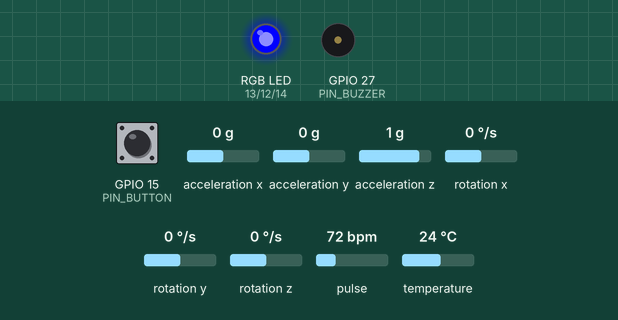
A sketch run on a simulated ESP32. On the bench: an RGB LED mixed from three pins (HIGH = lit), buzzer (waves = sounding, pin HIGH). The inputs (shaded band) are chosen by the test bench; at power-on: GPIO 15 (PIN_BUTTON) HIGH, acceleration x 0 g, acceleration y 0 g, acceleration z 1 g, rotation x 0 °/s, rotation y 0 °/s, rotation z 0 °/s, pulse 72 bpm, temperature 24 °C. WiFi joins after 1.5 s; servers stay silent unless stated; uploads are accepted with an empty reply; random numbers use the default seed unless the sketch sets one; nothing arrives over Bluetooth unless stated; a phone connects over Bluetooth LE 3 s after start; what the sketch prints to the serial monitor is not drawn.

Above: at 3.7 s.
3.8 s: GPIO 15 (PIN_BUTTON) pulled LOW for 3.2 s
At 7.28 s:
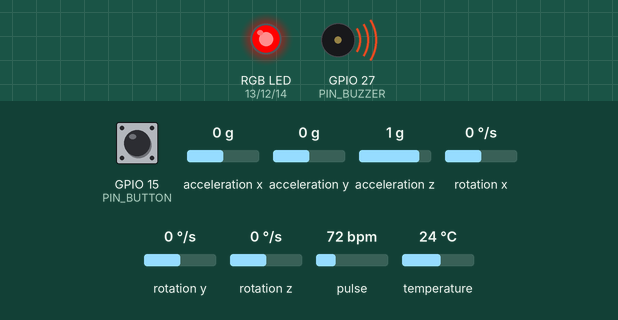
8.9 s: GPIO 15 (PIN_BUTTON) pulled LOW for 0.15 s
At 8.96 s:
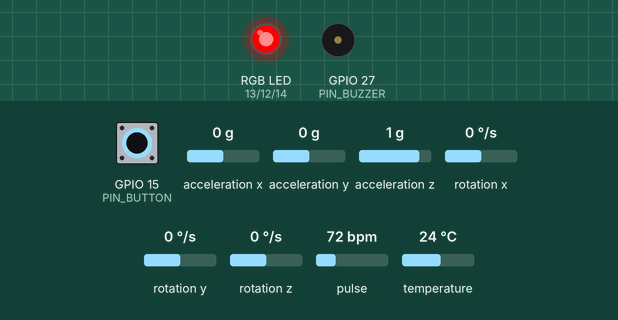
At 10.5 s:
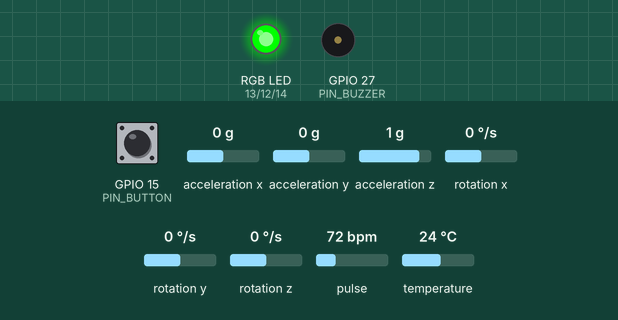
Timing chart, 0 to 12.0 s (numbered marks = the images above; inputs shaded):
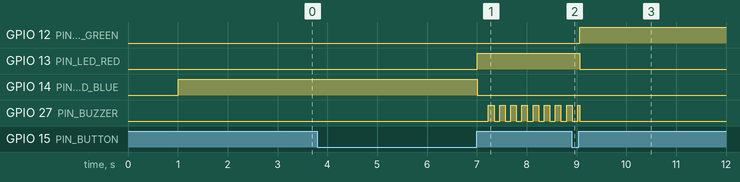

Measured:
- after the input at 3.8 s, GPIO 13 (PIN_LED_RED): LOW → HIGH after 3.2 s; GPIO 14 (PIN_LED_BLUE): HIGH → LOW after 3.2 s; GPIO 27 (PIN_BUZZER): alternates HIGH for 0.11 s and LOW for 0.11 s, starting after 3.4 s
- after the input at 8.9 s, GPIO 12 (PIN_LED_GREEN): LOW → HIGH after 0.17 s; GPIO 13 (PIN_LED_RED): HIGH → LOW after 0.17 s

The sketch:

esp32_safelynk.ino
```cpp
/*
  ==============================================================================
  SAFELYNK — Smart Predictive Women's Safety System
  Team: GARUDA TANDAV CYBER RAKSHA (GTCR TECH NEXUS)
  Corrected ESP32 Firmware — MAX30102 PPG, Baseline Calibration & Buzzer
  ==============================================================================

  Hardware Pinout Configuration:
  - ESP32 Development Board (ESP32-WROOM-32 / DevKit V1)
  - MAX30102 / MAX30105 Heart Rate Sensor (I2C: SDA -> GPIO 21, SCL -> GPIO 22, Address: 0x57)
  - MPU6050 Accelerometer & Gyro (I2C: SDA -> GPIO 21, SCL -> GPIO 22, Address: 0x68)
  - Physical Panic SOS Button (GPIO 15 with internal PULLUP)
  - Active Buzzer (GPIO 27 - Local non-blocking audible alert)
  - Status RGB LED (Red: GPIO 13, Green: GPIO 12, Blue: GPIO 14)
  - BLE Advertising (Service UUID: 4fafc201-1fb5-459e-8fcc-c5c9c331914b)

  Required Arduino IDE Libraries:
  - SparkFun MAX3010x Pulse and Proximity Sensor Library (by SparkFun)
  - Adafruit MPU6050 & Adafruit Unified Sensor (by Adafruit)
  - ArduinoJson (v6.x or v7.x by Benoit Blanchon)
  - Built-in ESP32 BLE (BLEDevice, BLEServer, BLEUtils, BLE2902)
*/

#include <WiFi.h>
#include <WiFiClientSecure.h>
#include <HTTPClient.h>
#include <ArduinoJson.h>
#include <Wire.h>
#include <BLEDevice.h>
#include <BLEServer.h>
#include <BLEUtils.h>
#include <BLE2902.h>
#include "MAX30105.h" // SparkFun MAX3010x library
#include <Adafruit_MPU6050.h>
#include <Adafruit_Sensor.h>

// Wi-Fi & Backend Credentials
const char* WIFI_SSID = "YOUR_WIFI_SSID";
const char* WIFI_PASS = "YOUR_WIFI_PASSWORD";
const char* BACKEND_INGEST_URL = "https://your-safelynk-app.run.app/api/v1/device/telemetry";
const char* DEVICE_TOKEN = "Bearer tok_esp32_safelynk_prod_8842";
const char* DEVICE_ID = "ESP32-SL-8842";

// Pin Assignments
const int PIN_BUTTON = 15;
const int PIN_BUZZER = 27;
const int PIN_LED_RED = 13;
const int PIN_LED_GREEN = 12;
const int PIN_LED_BLUE = 14;
const int PIN_BATTERY = 34;

// Hardware Sensor Objects
MAX30105 particleSensor;
Adafruit_MPU6050 mpu;

// BLE Server & Characteristic
BLEServer* pServer = NULL;
BLECharacteristic* pCharacteristic = NULL;
bool deviceConnected = false;
bool bleAdvertisingActive = false;

#define SERVICE_UUID        "4fafc201-1fb5-459e-8fcc-c5c9c331914b"
#define CHARACTERISTIC_UUID "beb5483e-36e1-4688-b7f5-ea07361b26a8"

// Mode: "LIVE" (actual MAX30102 hardware data), "TEST" (simulated stress testing), "DIAG" (raw IR/Red ADC values)
enum OperatingMode { MODE_LIVE, MODE_TEST, MODE_DIAG };
OperatingMode currentMode = MODE_LIVE;

// Stress State Machine
enum StressState {
  STATE_CALIBRATING,
  STATE_NORMAL,
  STATE_POSSIBLE_STRESS,
  STATE_WARNING,
  STATE_SENSOR_ERROR,
  STATE_SOS_ACTIVE
};

StressState currentStressState = STATE_CALIBRATING;

// MAX30102 PPG Peak Detection Variables
bool max30102Detected = false;
uint32_t irValue = 0;
uint32_t redValue = 0;
const uint32_t FINGER_ON_THRESHOLD = 25000; // Minimum IR raw reading for finger presence

unsigned long lastBeatTime = 0;
float currentBpm = -1; // -1 means invalid/no reading
float bpmHistory[4] = {0, 0, 0, 0};
int bpmHistoryIndex = 0;

// Baseline Calibration Variables
const int CALIBRATION_REQUIRED_SAMPLES = 20;
int validCalibrationCount = 0;
float calibrationSamples[20];
float baselineBpm = -1; // -1 means uncalibrated
bool isCalibrated = false;

// Sustained Stress Rules
unsigned long elevatedBpmStartTime = 0;
const int STRESS_DELTA_BPM = 20; // BPM elevation above baseline required for stress
const unsigned long SUSTAINED_STRESS_DURATION_MS = 10000; // 10 seconds sustained
unsigned long lastWarningCooldownTime = 0;
const unsigned long WARNING_COOLDOWN_MS = 30000; // 30 seconds cooldown between warnings

// Button & Interrupt Variables
volatile unsigned long buttonPressStartTime = 0;
volatile bool buttonLongPressed = false;
volatile bool buttonShortPressed = false;
const unsigned long LONG_PRESS_THRESHOLD_MS = 2500;

// Non-blocking Buzzer Timer
unsigned long lastBuzzerToggleTime = 0;
bool buzzerState = false;

// BLE Server Callbacks
class MyServerCallbacks : public BLEServerCallbacks {
  void onConnect(BLEServer* pServer) {
    deviceConnected = true;
  };
  void onDisconnect(BLEServer* pServer) {
    deviceConnected = false;
    BLEDevice::startAdvertising();
    bleAdvertisingActive = true;
  }
};

void IRAM_ATTR handleButtonInterrupt() {
  int state = digitalRead(PIN_BUTTON);
  if (state == LOW) {
    buttonPressStartTime = millis();
  } else {
    if (buttonPressStartTime > 0) {
      unsigned long duration = millis() - buttonPressStartTime;
      if (duration >= LONG_PRESS_THRESHOLD_MS) {
        buttonLongPressed = true;
      } else if (duration >= 80) {
        buttonShortPressed = true;
      }
      buttonPressStartTime = 0;
    }
  }
}

void setStatusLED(bool red, bool green, bool blue) {
  digitalWrite(PIN_LED_RED, red ? HIGH : LOW);
  digitalWrite(PIN_LED_GREEN, green ? HIGH : LOW);
  digitalWrite(PIN_LED_BLUE, blue ? HIGH : LOW);
}

void generateUniqueEventId(char* buffer) {
  snprintf(buffer, 32, "evt_esp32_%lu_%ld", millis(), random(1000, 9999));
}

// ------------------------------------------------------------------------------
// INITIALIZATION
// ------------------------------------------------------------------------------
void setup() {
  Serial.begin(115200);
  delay(1000);
  Serial.println("\n[SAFELYNK] Starting Wearable Controller — GTCR TECH NEXUS");

  pinMode(PIN_BUTTON, INPUT_PULLUP);
  pinMode(PIN_BUZZER, OUTPUT);
  pinMode(PIN_LED_RED, OUTPUT);
  pinMode(PIN_LED_GREEN, OUTPUT);
  pinMode(PIN_LED_BLUE, OUTPUT);
  pinMode(PIN_BATTERY, INPUT);

  digitalWrite(PIN_BUZZER, LOW);
  attachInterrupt(digitalPinToInterrupt(PIN_BUTTON), handleButtonInterrupt, CHANGE);

  // Initialize I2C Bus (SDA = GPIO 21, SCL = GPIO 22)
  Wire.begin(21, 22);

  // Initialize MAX30102 PPG Sensor
  if (!particleSensor.begin(Wire, I2C_SPEED_FAST)) {
    Serial.println("[ERROR] MAX30102: NOT DETECTED (Check SDA/SCL pullups & 3.3V power)");
    max30102Detected = false;
    currentStressState = STATE_SENSOR_ERROR;
    setStatusLED(true, false, false);
  } else {
    Serial.println("[STATUS] MAX30102: Detected successfully at I2C 0x57");
    max30102Detected = true;
    // Configure MAX30102 LED brightness, sample rate (100 Hz), pulse width (411 us)
    byte powerLevel = 0x1F; // 6.4mA LED current
    byte sampleAverage = 4;
    byte ledMode = 2; // Red + IR mode
    int sampleRate = 100; // 100 samples/sec
    int pulseWidth = 411; // 411 us
    int adcRange = 4096;
    particleSensor.setup(powerLevel, sampleAverage, ledMode, sampleRate, pulseWidth, adcRange);
    particleSensor.clearFIFO();
    setStatusLED(false, false, true);
  }

  // Initialize MPU6050 Motion Sensor
  if (mpu.begin(0x68, &Wire)) {
    mpu.setAccelerometerRange(MPU6050_RANGE_8_G);
  }

  // Initialize BLE Server & Advertising
  BLEDevice::init("SAFELYNK-BAND-PRO");
  pServer = BLEDevice::createServer();
  pServer->setCallbacks(new MyServerCallbacks());
  BLEService *pService = pServer->createService(SERVICE_UUID);
  pCharacteristic = pService->createCharacteristic(
                      CHARACTERISTIC_UUID,
                      BLECharacteristic::PROPERTY_READ   |
                      BLECharacteristic::PROPERTY_NOTIFY |
                      BLECharacteristic::PROPERTY_INDICATE
                    );
  pCharacteristic->addDescriptor(new BLE2902());
  pService->start();
  BLEAdvertising *pAdvertising = BLEDevice::getAdvertising();
  pAdvertising->addServiceUUID(SERVICE_UUID);
  pAdvertising->setScanResponse(true);
  pAdvertising->setMinPreferred(0x06);
  BLEDevice::startAdvertising();
  bleAdvertisingActive = true;

  // Attempt Wi-Fi Connection
  WiFi.begin(WIFI_SSID, WIFI_PASS);
  int retries = 0;
  while (WiFi.status() != WL_CONNECTED && retries < 10) {
    delay(300);
    retries++;
  }
}

// ------------------------------------------------------------------------------
// PPG PULSE PEAK DETECTION & BPM CALCULATION
// ------------------------------------------------------------------------------
void processPulseSensor() {
  if (!max30102Detected) {
    currentBpm = -1;
    currentStressState = STATE_SENSOR_ERROR;
    return;
  }

  irValue = particleSensor.getIR();
  redValue = particleSensor.getRed();

  // Check finger presence
  if (irValue < FINGER_ON_THRESHOLD) {
    currentBpm = -1;
    if (currentStressState != STATE_SOS_ACTIVE) {
      currentStressState = isCalibrated ? STATE_SENSOR_ERROR : STATE_CALIBRATING;
    }
    return;
  }

  // Peak detection logic using IR channel derivative/threshold
  static uint32_t lastIrValue = 0;
  static uint32_t maxPeak = 0;
  static bool rising = false;

  uint32_t now = millis();

  if (irValue > lastIrValue + 150) {
    rising = true;
  } else if (rising && irValue < lastIrValue - 150) {
    // Local peak found
    rising = false;
    unsigned long delta = now - lastBeatTime;

    // Refractory period constraint: 300ms (max 200 BPM) to 2000ms (min 30 BPM)
    if (delta >= 300 && delta <= 2000) {
      float rawBpm = 60000.0 / delta;

      // Filter plausible human pulse range
      if (rawBpm >= 40.0 && rawBpm <= 180.0) {
        bpmHistory[bpmHistoryIndex] = rawBpm;
        bpmHistoryIndex = (bpmHistoryIndex + 1) % 4;

        // Exponential smoothing
        float avgBpm = 0;
        int count = 0;
        for (int i = 0; i < 4; i++) {
          if (bpmHistory[i] > 0) {
            avgBpm += bpmHistory[i];
            count++;
          }
        }
        currentBpm = count > 0 ? (avgBpm / count) : rawBpm;

        // BASELINE CALIBRATION LOGIC
        if (!isCalibrated && validCalibrationCount < CALIBRATION_REQUIRED_SAMPLES) {
          calibrationSamples[validCalibrationCount] = currentBpm;
          validCalibrationCount++;

          if (validCalibrationCount >= CALIBRATION_REQUIRED_SAMPLES) {
            // Calculate median baseline
            for (int i = 0; i < CALIBRATION_REQUIRED_SAMPLES - 1; i++) {
              for (int j = i + 1; j < CALIBRATION_REQUIRED_SAMPLES; j++) {
                if (calibrationSamples[i] > calibrationSamples[j]) {
                  float tmp = calibrationSamples[i];
                  calibrationSamples[i] = calibrationSamples[j];
                  calibrationSamples[j] = tmp;
                }
              }
            }
            baselineBpm = calibrationSamples[CALIBRATION_REQUIRED_SAMPLES / 2];
            isCalibrated = true;
            currentStressState = STATE_NORMAL;
            setStatusLED(false, true, false); // Green
          }
        }
      }
    }
    lastBeatTime = now;
  }
  lastIrValue = irValue;
}

// ------------------------------------------------------------------------------
// EXPERIMENTAL STRESS EVALUATION
// ------------------------------------------------------------------------------
void evaluateStressRules() {
  if (currentStressState == STATE_SOS_ACTIVE) return;

  if (!isCalibrated) {
    currentStressState = STATE_CALIBRATING;
    return;
  }

  if (currentBpm < 0) {
    currentStressState = STATE_SENSOR_ERROR;
    return;
  }

  // Check if BPM is elevated above baseline by STRESS_DELTA_BPM
  if (currentBpm >= (baselineBpm + STRESS_DELTA_BPM)) {
    if (elevatedBpmStartTime == 0) {
      elevatedBpmStartTime = millis();
    } else if (millis() - elevatedBpmStartTime >= SUSTAINED_STRESS_DURATION_MS) {
      if (millis() - lastWarningCooldownTime >= WARNING_COOLDOWN_MS) {
        currentStressState = STATE_POSSIBLE_STRESS;
        lastWarningCooldownTime = millis();
        setStatusLED(true, true, false); // Yellow
      }
    }
  } else {
    elevatedBpmStartTime = 0;
    if (currentStressState != STATE_POSSIBLE_STRESS && currentStressState != STATE_WARNING) {
      currentStressState = STATE_NORMAL;
      setStatusLED(false, true, false);
    }
  }
}

// ------------------------------------------------------------------------------
// LOCAL BUZZER PATTERN GENERATOR
// ------------------------------------------------------------------------------
void updateBuzzer() {
  unsigned long now = millis();

  if (currentStressState == STATE_NORMAL || currentStressState == STATE_CALIBRATING || currentStressState == STATE_SENSOR_ERROR) {
    digitalWrite(PIN_BUZZER, LOW);
    buzzerState = false;
  }
  else if (currentStressState == STATE_POSSIBLE_STRESS || currentStressState == STATE_WARNING) {
    // Intermittent short beep: 150ms ON, 500ms OFF
    if (buzzerState && (now - lastBuzzerToggleTime >= 150)) {
      digitalWrite(PIN_BUZZER, LOW);
      buzzerState = false;
      lastBuzzerToggleTime = now;
    } else if (!buzzerState && (now - lastBuzzerToggleTime >= 500)) {
      digitalWrite(PIN_BUZZER, HIGH);
      buzzerState = true;
      lastBuzzerToggleTime = now;
    }
  }
  else if (currentStressState == STATE_SOS_ACTIVE) {
    // Rapid panic alarm: 100ms ON, 100ms OFF
    if (now - lastBuzzerToggleTime >= 100) {
      buzzerState = !buzzerState;
      digitalWrite(PIN_BUZZER, buzzerState ? HIGH : LOW);
      lastBuzzerToggleTime = now;
    }
  }
}

// ------------------------------------------------------------------------------
// HTTP BACKEND TELEMETRY DISPATCH
// ------------------------------------------------------------------------------
void transmitBackendTelemetry(const char* eventType, bool isSos = false) {
  if (WiFi.status() != WL_CONNECTED) return;

  sensors_event_t a, g, temp;
  float ax = 0.05, ay = 0.98, az = 0.12;
  if (mpu.getEvent(&a, &g, &temp)) {
    ax = a.acceleration.x / 9.81;
    ay = a.acceleration.y / 9.81;
    az = a.acceleration.z / 9.81;
  }

  char eventId[32];
  generateUniqueEventId(eventId);

  StaticJsonDocument<350> doc;
  doc["deviceIdentifier"] = DEVICE_ID;
  doc["uniqueEventId"] = eventId;
  doc["eventType"] = eventType;
  doc["heartRate"] = currentBpm > 0 ? (int)currentBpm : 0;
  doc["heartRateQuality"] = currentBpm > 0 ? 95 : 0;
  doc["motionX"] = ax;
  doc["motionY"] = ay;
  doc["motionZ"] = az;
  doc["batteryLevel"] = 88;
  doc["buttonPressed"] = isSos;

  String jsonString;
  serializeJson(doc, jsonString);

  WiFiClientSecure client;
  client.setInsecure();

  HTTPClient http;
  http.begin(client, BACKEND_INGEST_URL);
  http.addHeader("Content-Type", "application/json");
  http.addHeader("Authorization", DEVICE_TOKEN);

  int code = http.POST(jsonString);
  http.end();
}

// ------------------------------------------------------------------------------
// SERIAL MONITOR COMPACT STATUS PRINTER (TASK 7 FORMAT)
// ------------------------------------------------------------------------------
void printCompactStatus() {
  static unsigned long lastPrintTime = 0;
  if (millis() - lastPrintTime < 1000) return;
  lastPrintTime = millis();

  const char* bleStr = deviceConnected ? "CONN" : (bleAdvertisingActive ? "ADV" : "OFF");
  const char* modeStr = (currentMode == MODE_LIVE) ? "LIVE" : ((currentMode == MODE_TEST) ? "TEST" : "DIAG");

  if (currentMode == MODE_DIAG) {
    Serial.printf("[DIAG] IR: %u | RED: %u | BPM: %.0f | State: %d\n", irValue, redValue, currentBpm, currentStressState);
    return;
  }

  if (!max30102Detected) {
    Serial.println("[ERROR] MAX30102: NOT DETECTED");
    return;
  }

  if (currentStressState == STATE_POSSIBLE_STRESS || currentStressState == STATE_WARNING) {
    Serial.printf("[WARNING] POSSIBLE_STRESS | BPM: %.0f | Base: %.0f | Buzzer: ACTIVE\n", currentBpm, baselineBpm);
    return;
  }

  if (currentStressState == STATE_SOS_ACTIVE) {
    Serial.printf("[EMERGENCY] SOS_ACTIVE | BPM: %.0f | Base: %.0f | Buzzer: ALARM\n", currentBpm > 0 ? currentBpm : 0, baselineBpm);
    return;
  }

  if (currentStressState == STATE_SENSOR_ERROR || irValue < FINGER_ON_THRESHOLD) {
    if (isCalibrated) {
      Serial.printf("[STATUS] BLE: %s | Mode: %s | BPM: -- | Base: %.0f | Stress: SENSOR_ERROR | Signal: INVALID\n", bleStr, modeStr, baselineBpm);
    } else {
      Serial.printf("[STATUS] BLE: %s | Mode: %s | BPM: -- | Base: Calibrating (%d/%d) | Stress: SENSOR_ERROR | Signal: INVALID\n", bleStr, modeStr, validCalibrationCount, CALIBRATION_REQUIRED_SAMPLES);
    }
    return;
  }

  if (!isCalibrated) {
    Serial.printf("[STATUS] BLE: %s | Mode: %s | BPM: -- | Base: Calibrating (%d/%d) | Stress: CALIBRATING\n", bleStr, modeStr, validCalibrationCount, CALIBRATION_REQUIRED_SAMPLES);
    return;
  }

  // Normal Calibrated Status
  Serial.printf("[STATUS] BLE: %s | Mode: %s | BPM: %.0f | Base: %.0f | Stress: NORMAL\n", bleStr, modeStr, currentBpm, baselineBpm);
}

// ------------------------------------------------------------------------------
// MAIN LOOP
// ------------------------------------------------------------------------------
void loop() {
  processPulseSensor();
  evaluateStressRules();
  updateBuzzer();
  printCompactStatus();

  // 1. Physical Long-Press Emergency SOS
  if (buttonLongPressed) {
    buttonLongPressed = false;
    currentStressState = STATE_SOS_ACTIVE;
    setStatusLED(true, false, false); // Red
    transmitBackendTelemetry("MANUAL_SOS", true);
  }

  // 2. Short Button Press = Silence Local Buzzer / Confirm Safe
  if (buttonShortPressed) {
    buttonShortPressed = false;
    if (currentStressState == STATE_POSSIBLE_STRESS || currentStressState == STATE_WARNING || currentStressState == STATE_SOS_ACTIVE) {
      Serial.println("[ACTION] Silence / Local Safe Confirmation Button Pressed.");
      currentStressState = isCalibrated ? STATE_NORMAL : STATE_CALIBRATING;
      setStatusLED(false, true, false);
      digitalWrite(PIN_BUZZER, LOW);
    }
  }

  // Periodic Backend Heartbeat (every 6s)
  static unsigned long lastHeartbeat = 0;
  if (millis() - lastHeartbeat >= 6000) {
    lastHeartbeat = millis();
    if (currentStressState == STATE_NORMAL) {
      transmitBackendTelemetry("SENSOR_CHECK", false);
    }
  }

  delay(10);
}
```
